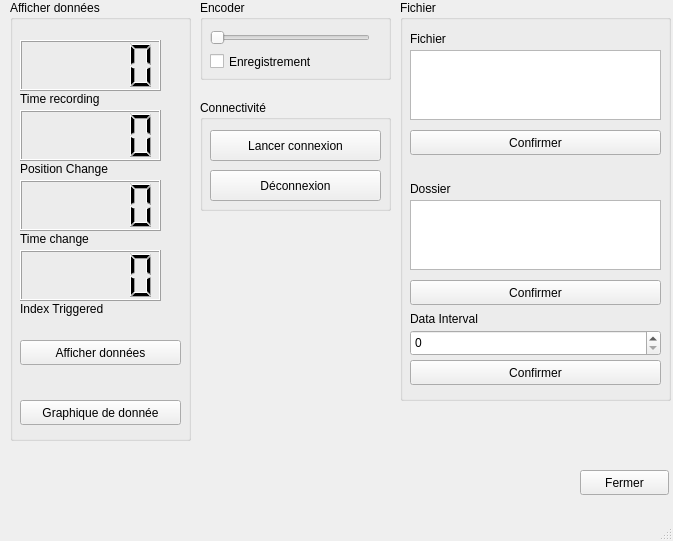
<?xml version="1.0" encoding="UTF-8"?>
<ui version="4.0">
 <class>Tester</class>
 <widget class="QMainWindow" name="Tester">
  <property name="geometry">
   <rect>
    <x>0</x>
    <y>0</y>
    <width>673</width>
    <height>541</height>
   </rect>
  </property>
  <property name="windowTitle">
   <string>Interface de contrôle</string>
  </property>
  <property name="windowIcon">
   <iconset>
    <normaloff>../../Downloads/Cirris.ico</normaloff>../../Downloads/Cirris.ico</iconset>
  </property>
  <widget class="QWidget" name="centralwidget">
   <widget class="QGroupBox" name="groupBox_2">
    <property name="geometry">
     <rect>
      <x>200</x>
      <y>0</y>
      <width>191</width>
      <height>80</height>
     </rect>
    </property>
    <property name="title">
     <string>Encoder</string>
    </property>
    <widget class="QSlider" name="RecordingEnco">
     <property name="geometry">
      <rect>
       <x>10</x>
       <y>30</y>
       <width>160</width>
       <height>16</height>
      </rect>
     </property>
     <property name="orientation">
      <enum>Qt::Horizontal</enum>
     </property>
    </widget>
    <widget class="QCheckBox" name="checkBox">
     <property name="geometry">
      <rect>
       <x>10</x>
       <y>50</y>
       <width>141</width>
       <height>23</height>
      </rect>
     </property>
     <property name="text">
      <string>Enregistrement</string>
     </property>
    </widget>
   </widget>
   <widget class="QPushButton" name="CloseButton">
    <property name="geometry">
     <rect>
      <x>580</x>
      <y>470</y>
      <width>89</width>
      <height>25</height>
     </rect>
    </property>
    <property name="text">
     <string>Fermer</string>
    </property>
   </widget>
   <widget class="QGroupBox" name="groupBox_3">
    <property name="geometry">
     <rect>
      <x>10</x>
      <y>0</y>
      <width>181</width>
      <height>441</height>
     </rect>
    </property>
    <property name="title">
     <string>Afficher données</string>
    </property>
    <widget class="QPushButton" name="pushButton_5">
     <property name="geometry">
      <rect>
       <x>10</x>
       <y>400</y>
       <width>161</width>
       <height>25</height>
      </rect>
     </property>
     <property name="text">
      <string>Graphique de donnée</string>
     </property>
    </widget>
    <widget class="QLCDNumber" name="lcdNumber">
     <property name="geometry">
      <rect>
       <x>10</x>
       <y>40</y>
       <width>141</width>
       <height>51</height>
      </rect>
     </property>
    </widget>
    <widget class="QLabel" name="label_3">
     <property name="geometry">
      <rect>
       <x>10</x>
       <y>90</y>
       <width>161</width>
       <height>17</height>
      </rect>
     </property>
     <property name="text">
      <string>Time recording</string>
     </property>
    </widget>
    <widget class="QLCDNumber" name="lcdNumber_2">
     <property name="geometry">
      <rect>
       <x>10</x>
       <y>110</y>
       <width>141</width>
       <height>51</height>
      </rect>
     </property>
    </widget>
    <widget class="QLabel" name="label_4">
     <property name="geometry">
      <rect>
       <x>10</x>
       <y>160</y>
       <width>161</width>
       <height>17</height>
      </rect>
     </property>
     <property name="text">
      <string>Position Change</string>
     </property>
    </widget>
    <widget class="QLCDNumber" name="lcdNumber_3">
     <property name="geometry">
      <rect>
       <x>10</x>
       <y>180</y>
       <width>141</width>
       <height>51</height>
      </rect>
     </property>
    </widget>
    <widget class="QLCDNumber" name="lcdNumber_4">
     <property name="geometry">
      <rect>
       <x>10</x>
       <y>250</y>
       <width>141</width>
       <height>51</height>
      </rect>
     </property>
    </widget>
    <widget class="QLabel" name="label_5">
     <property name="geometry">
      <rect>
       <x>10</x>
       <y>230</y>
       <width>161</width>
       <height>17</height>
      </rect>
     </property>
     <property name="text">
      <string>Time change</string>
     </property>
    </widget>
    <widget class="QLabel" name="label_6">
     <property name="geometry">
      <rect>
       <x>10</x>
       <y>300</y>
       <width>161</width>
       <height>17</height>
      </rect>
     </property>
     <property name="text">
      <string>Index Triggered</string>
     </property>
    </widget>
    <widget class="QPushButton" name="pushButton_7">
     <property name="geometry">
      <rect>
       <x>10</x>
       <y>340</y>
       <width>161</width>
       <height>25</height>
      </rect>
     </property>
     <property name="text">
      <string>Afficher données</string>
     </property>
    </widget>
   </widget>
   <widget class="QGroupBox" name="groupBox_4">
    <property name="geometry">
     <rect>
      <x>400</x>
      <y>0</y>
      <width>271</width>
      <height>401</height>
     </rect>
    </property>
    <property name="title">
     <string>Fichier</string>
    </property>
    <widget class="QTextEdit" name="textEdit">
     <property name="geometry">
      <rect>
       <x>10</x>
       <y>50</y>
       <width>251</width>
       <height>70</height>
      </rect>
     </property>
    </widget>
    <widget class="QLabel" name="label">
     <property name="geometry">
      <rect>
       <x>10</x>
       <y>30</y>
       <width>67</width>
       <height>17</height>
      </rect>
     </property>
     <property name="text">
      <string>Fichier</string>
     </property>
    </widget>
    <widget class="QPushButton" name="pushButton">
     <property name="geometry">
      <rect>
       <x>10</x>
       <y>130</y>
       <width>251</width>
       <height>25</height>
      </rect>
     </property>
     <property name="text">
      <string>Confirmer</string>
     </property>
    </widget>
    <widget class="QTextEdit" name="textEdit_2">
     <property name="geometry">
      <rect>
       <x>10</x>
       <y>200</y>
       <width>251</width>
       <height>70</height>
      </rect>
     </property>
    </widget>
    <widget class="QPushButton" name="pushButton_2">
     <property name="geometry">
      <rect>
       <x>10</x>
       <y>280</y>
       <width>251</width>
       <height>25</height>
      </rect>
     </property>
     <property name="text">
      <string>Confirmer</string>
     </property>
    </widget>
    <widget class="QLabel" name="label_2">
     <property name="geometry">
      <rect>
       <x>10</x>
       <y>180</y>
       <width>67</width>
       <height>17</height>
      </rect>
     </property>
     <property name="text">
      <string>Dossier</string>
     </property>
    </widget>
    <widget class="QSpinBox" name="spinBox">
     <property name="geometry">
      <rect>
       <x>10</x>
       <y>330</y>
       <width>251</width>
       <height>26</height>
      </rect>
     </property>
    </widget>
    <widget class="QLabel" name="label_7">
     <property name="geometry">
      <rect>
       <x>10</x>
       <y>310</y>
       <width>131</width>
       <height>17</height>
      </rect>
     </property>
     <property name="text">
      <string>Data Interval</string>
     </property>
    </widget>
    <widget class="QPushButton" name="pushButton_4">
     <property name="geometry">
      <rect>
       <x>10</x>
       <y>360</y>
       <width>251</width>
       <height>25</height>
      </rect>
     </property>
     <property name="text">
      <string>Confirmer</string>
     </property>
    </widget>
   </widget>
   <widget class="QGroupBox" name="groupBox_5">
    <property name="geometry">
     <rect>
      <x>200</x>
      <y>100</y>
      <width>191</width>
      <height>111</height>
     </rect>
    </property>
    <property name="title">
     <string>Connectivité</string>
    </property>
    <widget class="QPushButton" name="pushButton_3">
     <property name="geometry">
      <rect>
       <x>10</x>
       <y>30</y>
       <width>171</width>
       <height>31</height>
      </rect>
     </property>
     <property name="text">
      <string>Lancer connexion</string>
     </property>
    </widget>
    <widget class="QPushButton" name="pushButton_6">
     <property name="geometry">
      <rect>
       <x>10</x>
       <y>70</y>
       <width>171</width>
       <height>31</height>
      </rect>
     </property>
     <property name="text">
      <string>Déconnexion</string>
     </property>
    </widget>
   </widget>
  </widget>
  <widget class="QMenuBar" name="menubar">
   <property name="geometry">
    <rect>
     <x>0</x>
     <y>0</y>
     <width>673</width>
     <height>22</height>
    </rect>
   </property>
  </widget>
  <widget class="QStatusBar" name="statusbar"/>
 </widget>
 <resources/>
 <connections/>
</ui>
